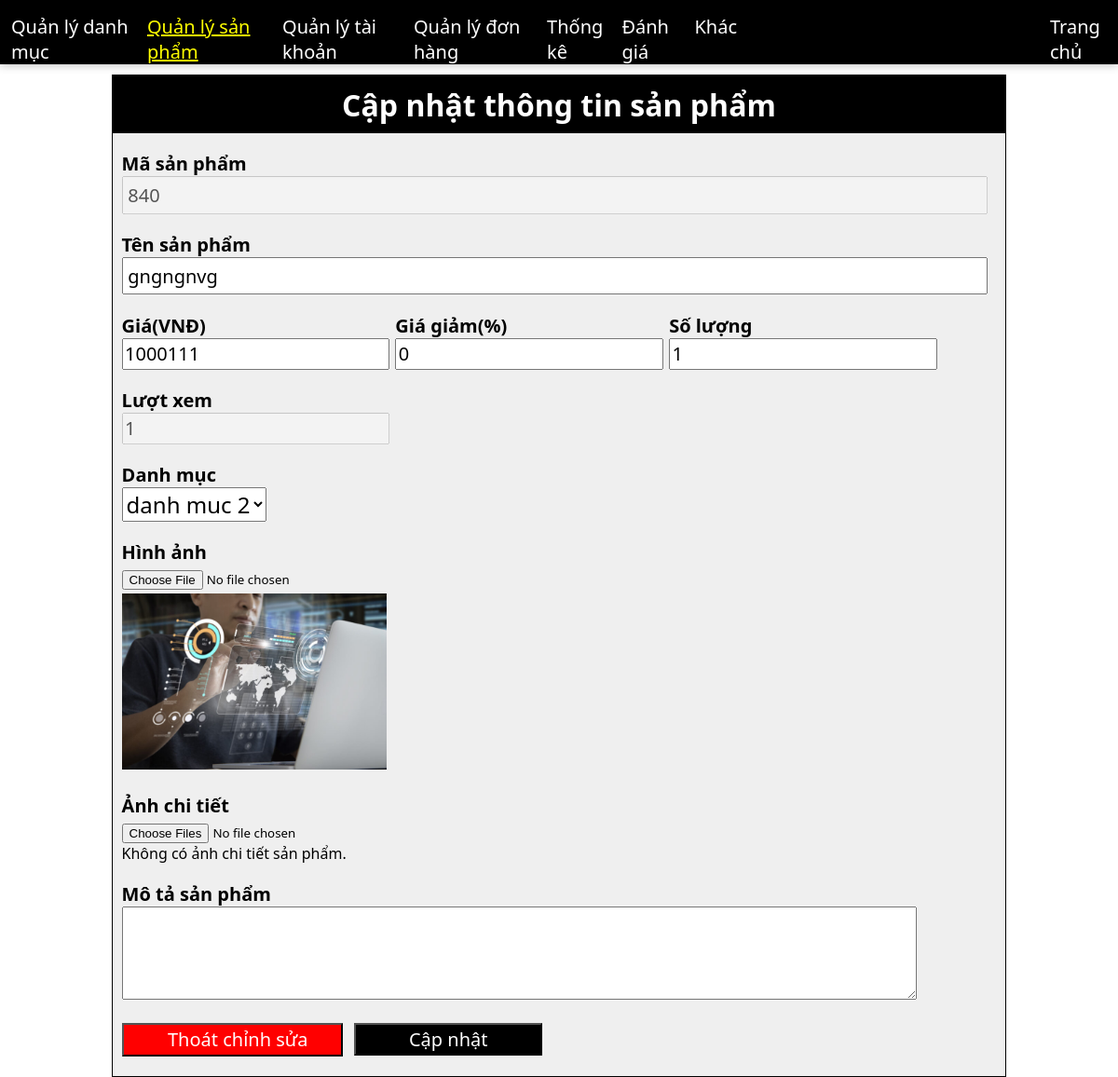
Page /admin/index.php?act=suasp&idsp=840 on the committed database.
### tables this page shows
CREATE TABLE `sanpham` (
  `idsp` int(255) NOT NULL,
  `namesp` varchar(255) NOT NULL,
  `price` int(255) NOT NULL DEFAULT 0,
  `pricesale` int(255) NOT NULL DEFAULT 0,
  `quantity` int(255) NOT NULL DEFAULT 1,
  `imgsp` varchar(255) DEFAULT NULL,
  `motasp` varchar(9999) DEFAULT NULL,
  `view` int(255) NOT NULL DEFAULT 0,
  `iddm` int(255) NOT NULL
);

### model/pdo.php (called while the page is built, shortened)
<?php
function pdo_get_connection(){
    $dburl = "mysql:host=localhost;dbname=lnmhoa;charset=utf8";
    $username = 'root';
    $password = '';
    $conn = new PDO($dburl, $username, $password);
    $conn->setAttribute(PDO::ATTR_ERRMODE, PDO::ERRMODE_EXCEPTION);
    return $conn;
}
function pdo_query($sql){
    $sql_args = array_slice(func_get_args(), 1);
    try{
        $conn = pdo_get_connection();
        $stmt = $conn->prepare($sql);
        $stmt->execute($sql_args);
        $rows = $stmt->fetchAll();
        return $rows;
    }
    catch(PDOException $e){
        throw $e;
    }
    finally{
        unset($conn);
    }
}
function pdo_query_one($sql){
    $sql_args = array_slice(func_get_args(), 1);
    try{
        $conn = pdo_get_connection();
        $stmt = $conn->prepare($sql);
        $stmt->execute($sql_args);
        $row = $stmt->fetch(PDO::FETCH_ASSOC);
        return $row;
    }
    catch(PDOException $e){
        throw $e;
    }
    finally{
        unset($conn);
    }
}

### model/sanpham.php (called while the page is built, shortened)
<?php
function loadallimgctsp($idsp){
    $sql="select * from imgctsp where idsp=".$idsp;
    $listsp = pdo_query($sql);
    return $listsp;
}
function loadonesp($idsp){
    $sql = "select * from sanpham where idsp=".$idsp;
    $sp = pdo_query_one($sql) ;
    return $sp;
}
?>

### model/danhmuc.php (called while the page is built, shortened)
<?php
function loadalldm(){
    $sql="select * from danhmuc where 1 order by iddm desc";
    $listdm = pdo_query($sql);
    return $listdm;
}
?>

### admin/sanpham/updatesp.php (the view, shortened to what this page needs)
<?php
    if(is_array($sp)){
        extract($sp);
        $iddmsp = $iddm;
    }
    $imgpath = "../view/upload/imgsp/" .$imgsp;
    if (is_file($imgpath)){
        $img = "<img src='".$imgpath."'>";
    }else{
        $img = "Không có hình ảnh";
    }
?>
<form action="index.php?act=updatesp" method="post" onsubmit="return checksubmitsp()" enctype="multipart/form-data">
        <div class="form-edit-admin">
            <h1 class="admin-edit-title">Cập nhật thông tin sản phẩm</h1>
            <div class="box-edit-item mgt2 mgl1"><label>Mã sản phẩm</label></br><input disabled type="text" value="<?=$idsp?>"></div>
            <div class="box-edit-item mgt2 mgl1"><label>Tên sản phẩm</label></br>
                <input onblur="return IsEmpty()" id="empty" type="text" name="namesp" value="<?=$namesp?>">
            </div>
            <div class="box-edit-item-001 mgt2 mgl1">
                <div class="box-edit-item"><label>Giá(VNĐ)</label></br>
                    <input onblur="return checkprice()" id="price" type="number" name="pricesp" value="<?=$price?>">
                </div>
                <div class="box-edit-item"><label>Giá giảm(%)</label></br>
                    <input type="number" value="<?=$pricesale?>" name="pricesale">
                </div>
                <div class="box-edit-item"><label>Số lượng</label></br><input type="number" name="slsp" value="<?=$quantity?>"></div>
            </div>
            <div class="box-edit-item-001 mgt2 mgl1">
                <div class="box-edit-item"><label>Lượt xem</label></br><input type="text" disabled value="<?=$view?>"></div>
            </div>
            <div class="box-edit-item mgt2 mgl1"><label>Danh mục</label></br>
                <select name="iddm">
                <?php
                    foreach ($listdm as $danhmuc) {
                        extract($danhmuc);
                        if($iddm==$iddmsp){
                        echo '<option value ="'.$iddm.'" selected>'.$namedm.'</option>';}
                        else{
                            echo '<option value ="'.$iddm.'">'.$namedm.'</option>';
                        }
                    }
                ?>
                </select>
            </div>
            <div class="box-edit-item mgt2 mgl1"><label>Hình ảnh</label></br><input type="file" name="imgsp"></div><div class="mgl1 img-edit"><?=$img?></div>
            <div class="box-edit-item mgt2 mgl1"><label>Ảnh chi tiết</label></br><input type="file" name="imgsps[]" multiple></div><div class="mgl1 img-edit1">
            <?php
                if (isset($img_ctsp) && count($img_ctsp) > 0) {
                    foreach ($img_ctsp as $key => $value) {
                        $img_ctsp_path[$key] = "../view/upload/imgsp/" . $value['nameimg'];
                        if (is_file($img_ctsp_path[$key])) {
                            $img = "<img src='" . $img_ctsp_path[$key] . "'>";
                        } else {
                            $img = "Không có hình ảnh";
                        }
                        echo $img;
                    }
                }else{
                    echo 'Không có ảnh chi tiết sản phẩm.';
                }
                ?></div>
            <div class="box-edit-item mgt2 mgl1"><label>Mô tả sản phẩm</label></br><textarea name="mota" id="" ><?=$motasp?></textarea></div>
            <div class="save-exit mgt2 mgl1" style="padding-bottom: 1%;">
                <div><a href="http://localhost/hoa/admin/index.php?act=listsp"><input type="button" style="background-color: red;" value="Thoát chỉnh sửa"></a></div>
                <div class="mgl3"><input onclick="return checkdm()" type="submit" style="background-color: black;" name="capnhatsp" value="Cập nhật"></div>
            </div>
        </div>
    </form>

### view/css/cssadmin.css (style rules this page uses)
* { margin: 0; padding: 0; box-sizing: border-box; font-family: system-ui, -apple-system, BlinkMacSystemFont, 'Segoe UI', Roboto, Oxygen, Ubuntu, Cantarell, 'Open Sans', 'Helvetica Neue', sans-serif; }
.mgl1 { margin-left: 1%; }
.mgl3 { margin-left: 3%; }
.mgt2 { margin-top: 2%; }
.form-edit-admin { background-color: #efefef; padding: 0 0 1% 0; width: 80%; margin-left: 10%; margin-bottom: 5%; border: 1px solid black; }
.admin-edit-title { text-align: center; padding: 1% 1%; background-color: black; color: white; }
.box-edit-item { font-size: 20px; }
.box-edit-item input[type='text'] { font-size: 20px; padding: 0.5% 0.5%; width: 98%; }
.box-edit-item input[type='number'] { font-size: 20px; padding: 0.5% 0.5%; width: 98%; }
.save-exit input[type='submit'] { width: 100%; padding: 1% 20%; font-size: 20px; cursor: pointer; color: white; margin-left: 3%; }
.save-exit input[type='button'] { width: 100%; padding: 1% 20%; font-size: 20px; cursor: pointer; color: white; }
.save-exit { display: grid; grid-template-columns: repeat(4,1fr); grid-template-columns: 25% 22% 22% 31%; }
.box-edit-item-001 { display: grid; grid-template-columns: repeat(3,1fr); width: 92%; }
.box-edit-item textarea { width: 90%; min-height: 100px; font-size: 1.2vw; }
.box-edit-item select { font-size: 24px; }
label { font-weight: 600; font-size: 20px; }
.img-edit img { width: 30%; padding-top: 0.4%; }

### rows in the picture
sanpham: idsp "840", namesp "gngngnvg", pricesp "1000111", pricesale "0", slsp "1", view "1", imgsp (picture)

### other values in the picture
form field iddm "danh muc 2"
